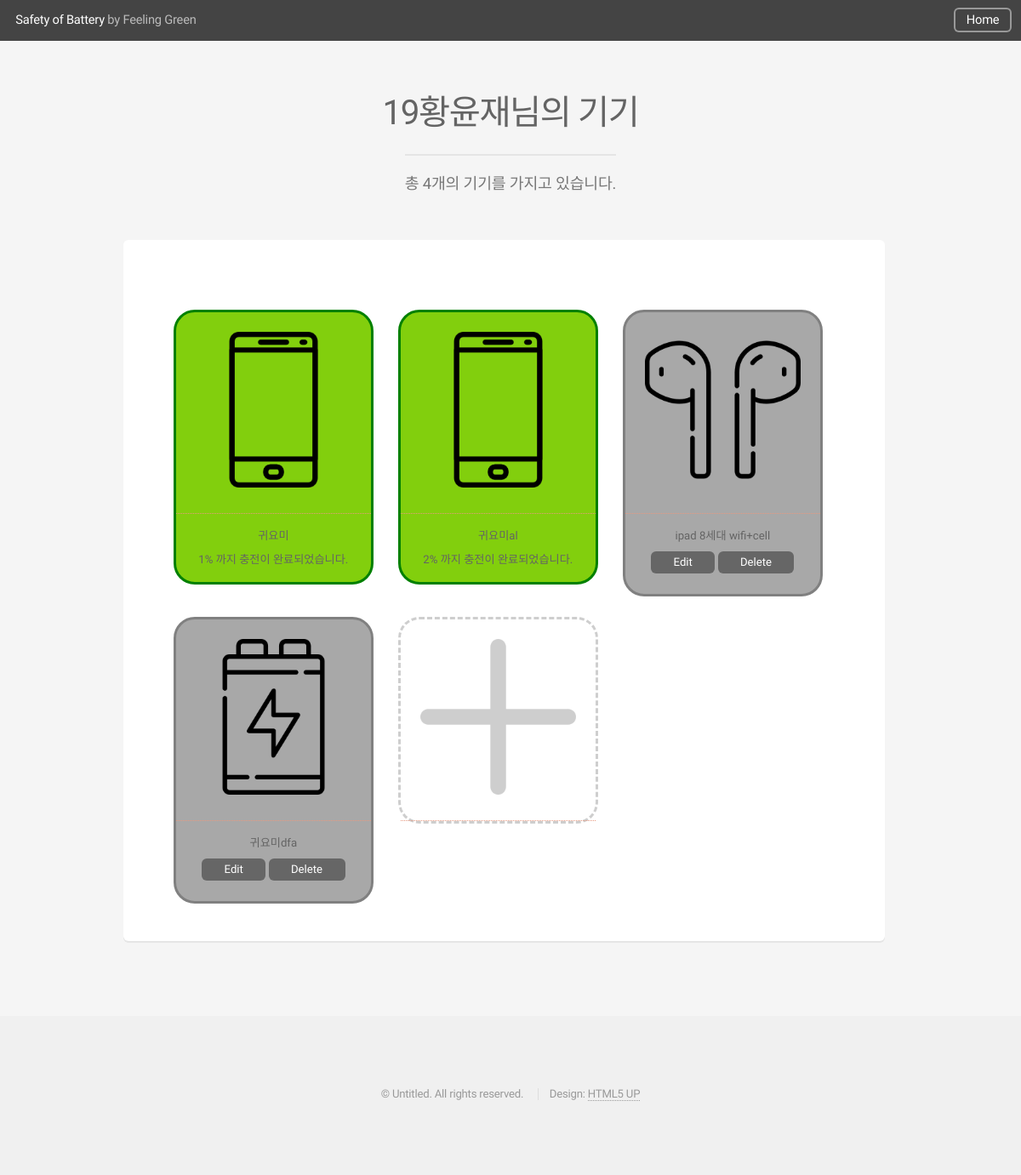
Screenshot of /device/ (signed in) with the database file from the repository.
### blog/models.py (models this page shows, shortened)
class Member(models.Model):
    user = models.OneToOneField(User, on_delete = models.CASCADE,null=True)
    nickname = models.CharField(max_length = 10)

class LithiumBattery(models.Model):
    member=models.ForeignKey(Member, on_delete=models.CASCADE)
    name=models.CharField(max_length=20)
    category=models.CharField(max_length=20, null = True)
    battery_voltage=models.DecimalField(default=0, decimal_places=2, max_digits=20)
    battery_current=models.DecimalField(default=0, decimal_places=2, max_digits=20)
    battery_capacity=models.DecimalField(default=0, decimal_places=2, max_digits=20)
    rated_input_current=models.DecimalField(default=0, decimal_places=2, max_digits=20)
    charger_voltage=models.DecimalField(default=0, decimal_places=2, max_digits=20)
    charger_current=models.DecimalField(default=0, decimal_places=2, max_digits=20)
    charger_watt=models.DecimalField(default=0, decimal_places=2, max_digits = 20)
    purchase_period=models.DateField(editable=True, auto_now_add=False)
    status=models.CharField(max_length=20, null = True)
    loss=models.DecimalField(default=1.2, decimal_places=10, max_digits=20)
    loss_record = []
    manual_prediction = models.DecimalField(default = 0, decimal_places=10, max_digits=20)
    min_voltage=models.DecimalField(default=3.7, decimal_places=2, max_digits=20)
    max_voltage=models.DecimalField(default=4.2, decimal_places=2, max_digits=20)
    start_battery = models.IntegerField(default = 0)
    want_battery = models.IntegerField(default = 0)
    time_prediction_entire = models.DecimalField(default = 30, decimal_places=3, max_digits=20)
    time_prediction_day = models.IntegerField(default = 0)
    time_prediction_hour = models.IntegerField(default = 0)
    time_prediction_min = models.IntegerField(default = 0)
    time_prediction_sec = models.IntegerField(default = 0)
    now_time = models.DateTimeField(auto_now_add = True)
    charging_start_time = models.DateTimeField(auto_now_add=True)
    charging_finish_time = models.DateTimeField(auto_now_add=True)

### blog/views.py (the view, shortened to what this page needs)
# urls.py: path('device/', views.device, name='device'),
def device(request):
    user=request.user
    member=Member.objects.get(user=user)
    device=LithiumBattery.objects.filter(member=member)
    if device:
        for i in device:
            i.save()
    return render(request, 'device.html', {'member':member, 'device':device, 'count':len(device)})

### blog/templatetags/util.py (called while the page is built)
@register.filter
def less( value, arg ):
  try:
    return value<arg
  except: pass
  return ''

### blog/templates/device.html (shortened to what this page needs)
{% load static %}
{% load util %}
<!DOCTYPE HTML>
<html>
<head>
	<link href="https://cdn.jsdelivr.net/npm/bootstrap@5.1.1/dist/css/bootstrap.min.css" rel="stylesheet"
>
	<link rel="stylesheet" href="{% static 'css/main.css' %}" />
</head>
<body class="is-preload">
	<div id="page-wrapper">
		<header id="header">
			<h1><a href="{% url 'index' %}">Safety of Battery</a> by Feeling Green</h1>
			<nav id="nav">
				<ul>
					<li><a href="{% url 'index' %}" class = "button">Home</a></li>
				</ul>
			</nav>
		</header>
		<section id="main" class="container">
			<header>
				<h2>{{member.nickname}}님의 기기</h2>
				<p>총 {{count}}개의 기기를 가지고 있습니다.</p>
			</header>
			<div class="box row gtr-50 gtr-uniform">
				<div class="row row-cols-2 row-cols-md-3 g-4">
					{% if device %}
					{% for i in device %}
					{% if "None" in i.status %}
					<div class="col">
						<div class="card"
							style="border-radius: 25px; background-color: rgb(168, 168, 168); border:3px solid gray;">
							<a href="{% url 'device_start' i.name %}">
								<img src="/static/images/{{i.category}}.png" class="card-img-top" alt="..."
									style="padding: 10%;">
							</a>
							<div class="card-body">
								<h5 class="card-title" style="text-align: center;">{{i.name}}</h5>
								<h5 class="card-title" style="text-align:center;">
								<a href="{% url 'device_edit' i.name %}" class = "button" style="height: 2em; line-height: 2em;">Edit</a>
								<a href="{% url 'device_delete' i.name %}" class = "button" style="height: 2em; line-height: 2em;">Delete</a>
								</h5>
							</div>
						</div>
					</div>
					{% elif "Complete" in i.status %}
					<div class="col">
						<div class="card"
							style="border-radius: 25px; background-color: rgb(130, 207, 13); border:3px solid green;">
							<a href="{% url 'device_complete' i.name %}">
								<img src="/static/images/{{i.category}}.png" class="card-img-top" alt="..."
									style="padding: 10%;">
							</a>
							<div class="card-body">
								<h5 class="card-title" style="text-align: center;">{{i.name}}</h5>
								<h5 class="card-text" style="text-align: center;">{{i.want_battery}}% 까지 충전이 완료되었습니다.</h5>
							</div>
						</div>
					</div>
					{% endif %}
					{%endfor%}
					{% endif %}
					<div class="col">
						<div class="card" style="border-radius: 25px; border:3px dashed #cecece;">
							<a href="{% url 'device_add' %}">
								<img src="/static/images/plus.png" class="card-img-top" alt="..." style="padding: 10%;">
							</a>
						</div>
					</div>
				</div>
		</section>
		<footer id="footer">
			<ul class="copyright">
				<li>&copy; Untitled. All rights reserved.</li>
				<li>Design: <a href="http://html5up.net">HTML5 UP</a></li>
			</ul>
		</footer>
	</div>
</body>
</html>

### rows the page displays
Member: nickname "19황윤재"
LithiumBattery: category (picture), name "귀요미", want_battery "1"
LithiumBattery: category (picture), name "귀요미al", want_battery "2"
LithiumBattery: category (picture), name "ipad 8세대 wifi+cell"
LithiumBattery: shows a picture, name "귀요미dfa"

### other values shown
{{ count }} "4"
